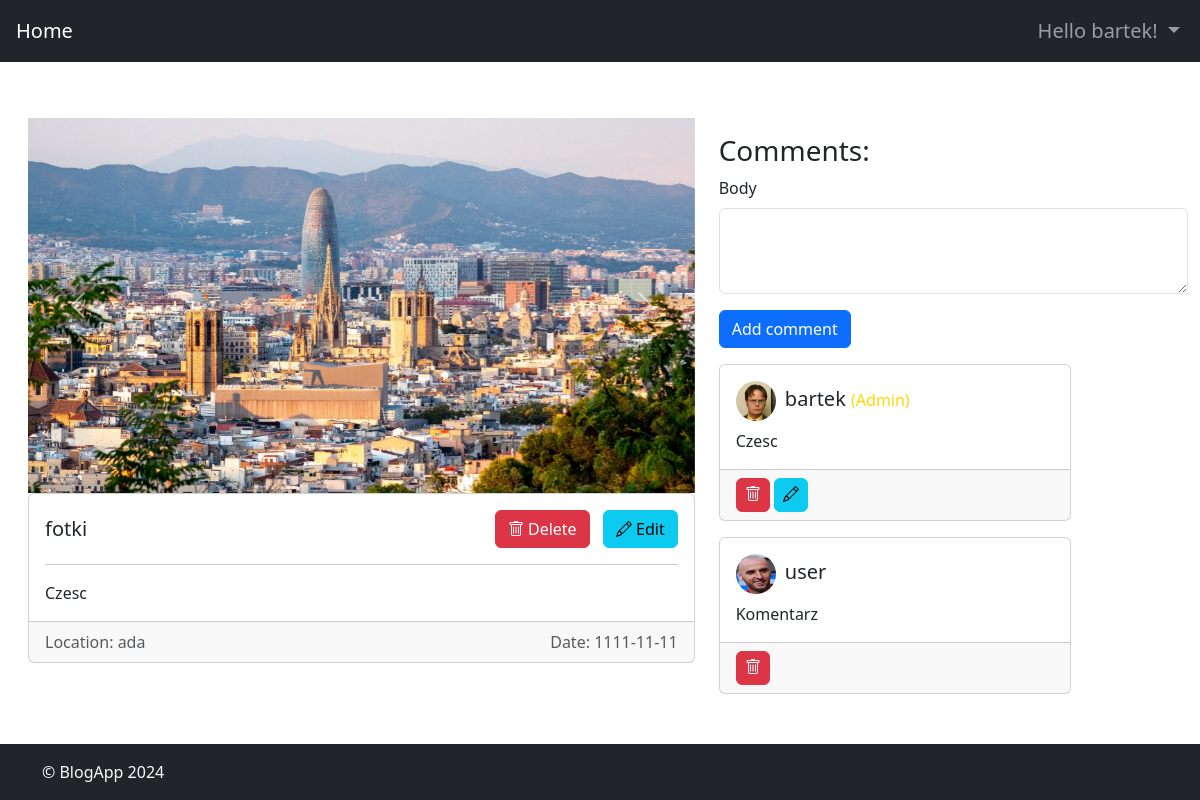
The page /blogs/1/articles/31/ (signed in) on the database as committed earlier.
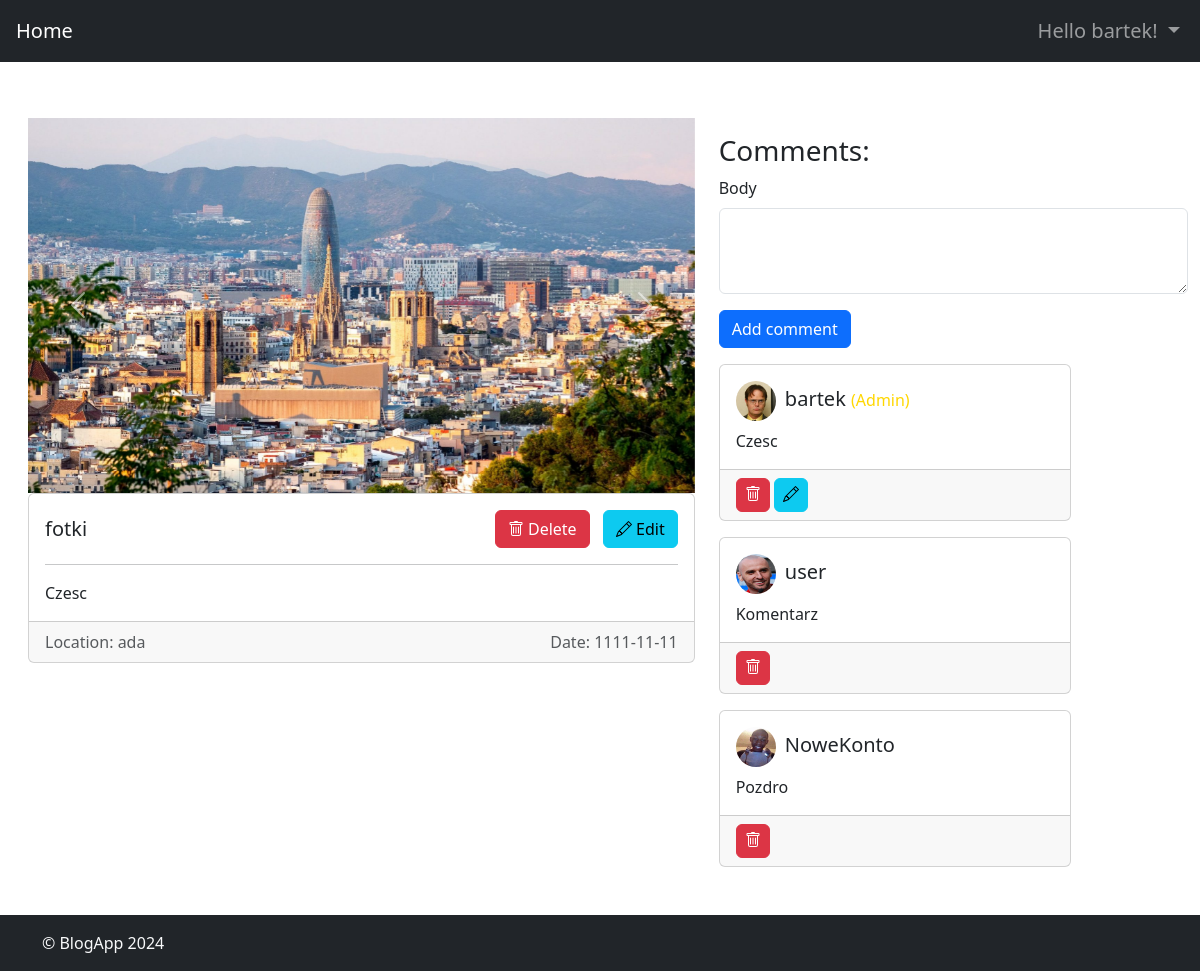
The same page on the database as committed later.
### blogApp/models.py (models this page shows, shortened)
class CustomUser(AbstractUser):
    avatar = models.ImageField(upload_to='avatars/', blank=True, null=True)
    isAdmin = models.BooleanField(default=False)
    def __str__(self):
        return self.username

class ArticleImage(models.Model):
    article = models.ForeignKey(Article, related_name='article_images', on_delete=models.CASCADE)
    image = models.ImageField(upload_to='article_images')
    def __str__(self):
        return f"Image for {self.article.title}"

class Article(models.Model):
    title = models.CharField(max_length=100)
    content = models.CharField(max_length=2000)
    public = models.BooleanField(default=False)
    password = models.CharField(max_length=100, blank=True)
    date = models.CharField(max_length=100)
    location = models.CharField(max_length=100)
    blog = models.ForeignKey(Blog, on_delete=models.CASCADE)
    images = models.ManyToManyField('ArticleImage', related_name='articles', blank=True)

class Comment(models.Model):
    author = models.ForeignKey(CustomUser, on_delete=models.CASCADE)
    body = models.TextField()
    article = models.ForeignKey(Article, on_delete=models.CASCADE)

### blogApp/views.py (the view)
# urls.py: path('blogs/<int:blog_id>/articles/<int:article_id>/', views.article_detail, name='article_detail'),
def article_detail(request, blog_id, article_id):
    logger.info(f'Displaying details of an article {article_id}')
    article = get_object_or_404(Article, pk=article_id)
    comments = article.comment_set.all()
    images = article.article_images.all()
    article_id_str = str(article_id)  # Zamień article_id na string
    if 'article_passwords' not in request.session:
        request.session['article_passwords'] = {}
        logger.info('Initialized article_passwords in session')
    if not article.public:
        if request.user != article.blog.author:
            logger.info('Article is private and user is not the author')
            if article_id_str not in request.session['article_passwords'] or request.session['article_passwords'][article_id_str] != article.password:
                if request.method == 'POST':
                    entered_password = request.POST.get('password')
                    if entered_password == article.password:
                        request.session['article_passwords'][article_id_str] = entered_password
                        request.session.modified = True
                        logger.info(f'Password entered and saved to session for article {article_id_str}')
                    else:
                        error_message = "Incorrect password."
                        logger.warning(f'Incorrect password entered for article {article_id_str}')
                        return render(request, 'articles/article_password.html', {'error_message': error_message, 'blog_id': blog_id, 'article_id': article_id})
                else:
                    logger.info(f'Password needed to see article {article_id_str}')
                    return render(request, 'articles/article_password.html', {'blog_id': blog_id, 'article_id': article_id})
            else:
                logger.info(f'Correct password found in session for article {article_id_str}')
    if request.method == 'POST':
        form = CommentForm(request.POST)
        if form.is_valid():
            logger.info(f'Comment has been added to article {article_id_str}')
            comment = form.save(commit=False)
            comment.author = request.user
            comment.article = article
            comment.save()
            return redirect('article_detail', blog_id=blog_id, article_id=article.id)
    else:
        form = CommentForm()
    return render(request, 'articles/article_detail.html', {'article': article, 'comments': comments, 'form': form, 'blog_id': blog_id, 'images': images})

### blogApp/forms.py
class CommentForm(forms.ModelForm):
    class Meta:
        model = Comment
        fields = ['body']

### blogApp/templates/articles/article_detail.html (shortened to what this page needs)
{% extends 'base.html' %}
{% load static %}
{% block content %}
<div class="container-fluid mt-5 mb-3">
    <div class="row">
        <div class="col-md-7 order-1">
            {% if images %}
            <div id="carouselExample" class="carousel slide">
                <div class="carousel-inner">
                    {% for image in images %}
                    <div class="carousel-item {% if forloop.first %}active{% endif %}">
                        <img src="{{ image.image.url }}" alt="{{ image }}" class="d-block w-100"
                            style="max-height:500px">
                    </div>
                    {% endfor %}
                </div>
                <button class="carousel-control-prev" type="button" data-bs-target="#carouselExample"
                    data-bs-slide="prev">
                    <span class="carousel-control-prev-icon" aria-hidden="true"></span>
                </button>
                <button class="carousel-control-next" type="button" data-bs-target="#carouselExample"
                    data-bs-slide="next">
                    <span class="carousel-control-next-icon" aria-hidden="true"></span>
                </button>
            </div>
            {% endif %}
            <div class="card mb-3">
                <div class="card-body">
                    <h5 class="card-title d-flex justify-content-between align-items-center">
                        <span>
                            {{ article.title }}
                        </span>
                        {% if request.user == article.blog.author %}
                        <div>
                            <a href="{% url 'delete_article' blog_id=article.blog.id article_id=article.id %}"
                                class="btn btn-danger ms-2"> Delete</a>
                            <a href="{% url 'edit_article' blog_id=article.blog.id article_id=article.id %}"
                                class="btn btn-info ms-2"> Edit</a>
                        </div>
                        {% endif %}
                    </h5>
                    <hr>
                    <p class="card-text">
                        {{article.content}}
                    </p>
                </div>
                <div class="card-footer text-muted d-flex justify-content-between">
                    <span>Location: {{article.location}}</span> <span>Date: {{article.date}}</span>
                </div>
            </div>
        </div>
        <div class="col-md-5 order-2">
            <h3>Comments: </h3>
            {% if user.is_authenticated %}
            <div class="w-100">
                <form method="POST" class="mb-3">
                    <div class="mb-3">
                        <label for="id_body" class="form-label">Body</label>
                        <textarea name="body" cols="5" rows="3" required="" id="id_body"
                            class="form-control"></textarea>
                    </div>
                    <button type="submit" class="btn btn-primary">Add comment</button>
                </form>
            </div>
            {% else %}
            <div class="alert alert-info w-75" role="alert">
                You have to be logged in if you want to add a comment!
            </div>
            {% endif%}
            {% for comment in comments %}
            <div class="card mb-3 w-75">
                <div class="card-body">
                    <h5 class="card-title">
                        {% if comment.author.avatar %}
                        <img src="{{ comment.author.avatar.url }}" alt="{{ comment.author.username }}'s avatar"
                            class="rounded-circle me-1" width="40" height="40">
                        {% else %}
                        <img src="{% static 'default-avatar.png' %}" alt="{{ comment.author.username }}'s avatar"
                            class="rounded-circle me-1" width="40" height="40">
                        {% endif %}
                        {{comment.author}}
                        {% if comment.author.isAdmin %}
                        <span style="color:gold;" class="fs-6">(Admin)</span>
                        {% endif %}
                    </h5>
                    <p class="card-text">{{comment.body}}
                    </p>
                </div>
                {% if request.user == comment.author %}
                <div class="card-footer"><a
                        href="{% url 'delete_comment' blog_id=article.blog.id article_id=article.id comment_id=comment.id %}"
                        class="btn btn-danger  py-1 px-2"></a>
                    <a href="{% url 'edit_comment' blog_id=article.blog.id article_id=article.id comment_id=comment.id %}"
                        class="btn btn-info py-1 px-2"></a>
                </div>
                {% elif request.user.isAdmin %}
                <div class="card-footer">
                    <a href="{% url 'delete_comment' blog_id=article.blog.id article_id=article.id comment_id=comment.id %}"
                        class="btn btn-danger  py-1 px-2"></a>
                </div>
                {% endif %}
            </div>
            {% endfor %}
        </div>
    </div>
</div>
{% endblock %}

### blogApp/templates/base.html (shortened to what this page needs)
{% load static %}
<!DOCTYPE html>
<html lang="en">
<head>
    <link href="https://cdn.jsdelivr.net/npm/bootstrap@5.3.3/dist/css/bootstrap.min.css" rel="stylesheet"
>
    <link rel="stylesheet" href="{% static 'styles.css' %}">
</head>
<body class="d-flex flex-column vh-100">
    <nav class="navbar navbar-expand-lg bg-dark fs-5" data-bs-theme="dark">
        <div class="container-fluid">
            <a class="navbar-brand ms-1" href="/">Home</a>
            <div class="collapse navbar-collapse" id="navbarSupportedContent">
                <ul class="navbar-nav ms-auto mb-2 mb-lg-0">
                    {% if user.is_authenticated %}
                    <li class="nav-item dropdown">
                        <a class="nav-link dropdown-toggle" href="#" role="button" data-bs-toggle="dropdown"
                            aria-expanded="false">
                            Hello {{ user.username }}!
                        </a>
                    </li>
                    {% endif %}
                </ul>
            </div>
        </div>
    </nav>
    <div class="ms-3 mt-2 mb-3">
        {% block content %}
        {% endblock %}
    </div>
    <footer class="footer bg-dark py-3 mt-auto">
        <div class="container">
            <span class="text-light">&copy; BlogApp 2024</span>
        </div>
    </footer>
</body>
</html>

### blogApp/static/styles.css (style rules this page uses)
a { text-decoration: none; }

Rows that differ between the two databases and show on the page:
added Comment: author.avatar (picture), author "NoweKonto", body "Pozdro"
